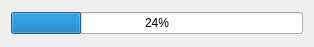
<?xml version="1.0" encoding="UTF-8"?>
<ui version="4.0">
 <class>Progress</class>
 <widget class="QWidget" name="Progress">
  <property name="geometry">
   <rect>
    <x>0</x>
    <y>0</y>
    <width>314</width>
    <height>47</height>
   </rect>
  </property>
  <property name="windowTitle">
   <string>Progress</string>
  </property>
  <layout class="QHBoxLayout" name="horizontalLayout">
   <item>
    <widget class="QProgressBar" name="progressBar">
     <property name="value">
      <number>24</number>
     </property>
    </widget>
   </item>
  </layout>
 </widget>
 <resources/>
 <connections/>
</ui>
